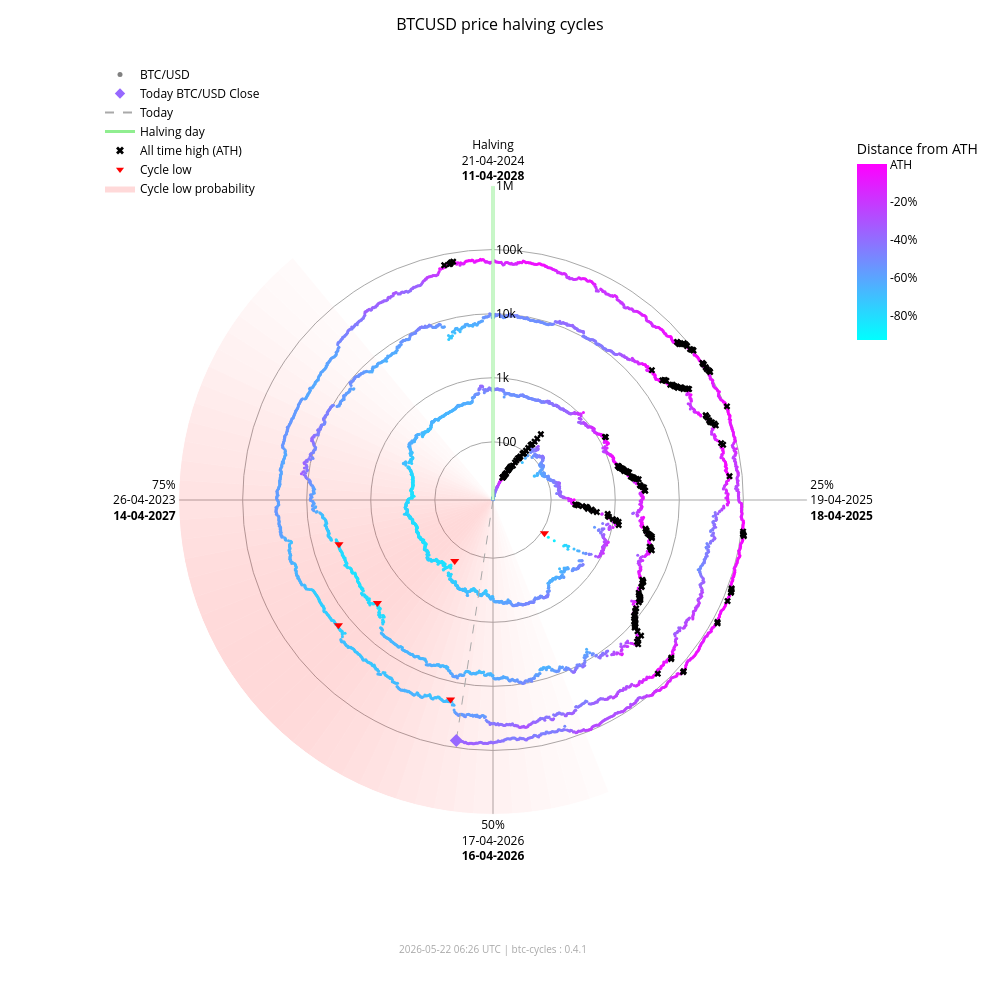

Notebook cell for this chart:
### Markdown cell above
### Interactive chart (plotly)

### Code cell
fig_interactive = btc.plot(
    kind="interactive",
    from_date="2012-11-28",
)
# plotly config for interactivity
config = {"scrollZoom": True, "displayModeBar": True}
# display in notebook
fig_interactive.show(config=config)

### Figure 1 — Plotly figure (JSON) as saved in the notebook; plotly's stock layout.template omitted (floating-point values rounded to 4 significant figures; data arrays with more than 128 entries replaced by an {"elided": "..."} marker saying what was removed)
{"data": [{"fill": "toself", "fillcolor": "rgba(255,0,0,0.017168280509461755)", "hoverinfo": "skip", "line": {"width": 0}, "mode": "lines", "r": [12.35, 1000000, 1000000, 12.35, 12.35], "showlegend": false, "theta": [158.4, 158.4, 162.0, 162.0, 158.4], "type": "scatterpolar"}, {"fill": "toself", "fillcolor": "rgba(255,0,0,0.022114794501891175)", "hoverinfo": "skip", "line": {"width": 0}, "mode": "lines", "r": [12.35, 1000000, 1000000, 12.35, 12.35], "showlegend": false, "theta": [162.0, 162.0, 165.6, 165.6, 162.0], "type": "scatterpolar"}, {"fill": "toself", "fillcolor": "rgba(255,0,0,0.02790404259511669)", "hoverinfo": "skip", "line": {"width": 0}, "mode": "lines", "r": [12.35, 1000000, 1000000, 12.35, 12.35], "showlegend": false, "theta": [165.6, 165.6, 169.2, 169.2, 165.6], "type": "scatterpolar"}, {"fill": "toself", "fillcolor": "rgba(255,0,0,0.034518294852420334)", "hoverinfo": "skip", "line": {"width": 0}, "mode": "lines", "r": [12.35, 1000000, 1000000, 12.35, 12.35], "showlegend": false, "theta": [169.2, 169.2, 172.8, 172.8, 169.2], "type": "scatterpolar"}, {"fill": "toself", "fillcolor": "rgba(255,0,0,0.041901979682821514)", "hoverinfo": "skip", "line": {"width": 0}, "mode": "lines", "r": [12.35, 1000000, 1000000, 12.35, 12.35], "showlegend": false, "theta": [172.8, 172.8, 176.4, 176.4, 172.8], "type": "scatterpolar"}, {"fill": "toself", "fillcolor": "rgba(255,0,0,0.04996405861294358)", "hoverinfo": "skip", "line": {"width": 0}, "mode": "lines", "r": [12.35, 1000000, 1000000, 12.35, 12.35], "showlegend": false, "theta": [176.4, 176.4, 180.0, 180.0, 176.4], "type": "scatterpolar"}, {"fill": "toself", "fillcolor": "rgba(255,0,0,0.05858349692240514)", "hoverinfo": "skip", "line": {"width": 0}, "mode": "lines", "r": [12.35, 1000000, 1000000, 12.35, 12.35], "showlegend": false, "theta": [180.0, 180.0, 183.6, 183.6, 180.0], "type": "scatterpolar"}, {"fill": "toself", "fillcolor": "rgba(255,0,0,0.06761662035375064)", "hoverinfo": "skip", "line": {"width": 0}, "mode": "lines", "r": [12.35, 1000000, 1000000, 12.35, 12.35], "showlegend": false, "theta": [183.6, 183.6, 187.2, 187.2, 183.6], "type": "scatterpolar"}, {"fill": "toself", "fillcolor": "rgba(255,0,0,0.07690481219944661)", "hoverinfo": "skip", "line": {"width": 0}, "mode": "lines", "r": [12.35, 1000000, 1000000, 12.35, 12.35], "showlegend": false, "theta": [187.2, 187.2, 190.8, 190.8, 187.2], "type": "scatterpolar"}, {"fill": "toself", "fillcolor": "rgba(255,0,0,0.08628112000611096)", "hoverinfo": "skip", "line": {"width": 0}, "mode": "lines", "r": [12.35, 1000000, 1000000, 12.35, 12.35], "showlegend": false, "theta": [190.8, 190.8, 194.4, 194.4, 190.8], "type": "scatterpolar"}, {"fill": "toself", "fillcolor": "rgba(255,0,0,0.09557490841018089)", "hoverinfo": "skip", "line": {"width": 0}, "mode": "lines", "r": [12.35, 1000000, 1000000, 12.35, 12.35], "showlegend": false, "theta": [194.4, 194.4, 198.0, 198.0, 194.4], "type": "scatterpolar"}, {"fill": "toself", "fillcolor": "rgba(255,0,0,0.10461455782963762)", "hoverinfo": "skip", "line": {"width": 0}, "mode": "lines", "r": [12.35, 1000000, 1000000, 12.35, 12.35], "showlegend": false, "theta": [198.0, 198.0, 201.6, 201.6, 198.0], "type": "scatterpolar"}, {"fill": "toself", "fillcolor": "rgba(255,0,0,0.11322908719652829)", "hoverinfo": "skip", "line": {"width": 0}, "mode": "lines", "r": [12.35, 1000000, 1000000, 12.35, 12.35], "showlegend": false, "theta": [201.6, 201.6, 205.2, 205.2, 201.6], "type": "scatterpolar"}, {"fill": "toself", "fillcolor": "rgba(255,0,0,0.12125015337052986)", "hoverinfo": "skip", "line": {"width": 0}, "mode": "lines", "r": [12.35, 1000000, 1000000, 12.35, 12.35], "showlegend": false, "theta": [205.2, 205.2, 208.8, 208.8, 205.2], "type": "scatterpolar"}, {"fill": "toself", "fillcolor": "rgba(255,0,0,0.12851590515331976)", "hoverinfo": "skip", "line": {"width": 0}, "mode": "lines", "r": [12.35, 1000000, 1000000, 12.35, 12.35], "showlegend": false, "theta": [208.8, 208.8, 212.4, 212.4, 208.8], "type": "scatterpolar"}, {"fill": "toself", "fillcolor": "rgba(255,0,0,0.13487757461161184)", "hoverinfo": "skip", "line": {"width": 0}, "mode": "lines", "r": [12.35, 1000000, 1000000, 12.35, 12.35], "showlegend": false, "theta": [212.4, 212.4, 216.0, 216.0, 212.4], "type": "scatterpolar"}, {"fill": "toself", "fillcolor": "rgba(255,0,0,0.14020862181849592)", "hoverinfo": "skip", "line": {"width": 0}, "mode": "lines", "r": [12.35, 1000000, 1000000, 12.35, 12.35], "showlegend": false, "theta": [216.0, 216.0, 219.6, 219.6, 216.0], "type": "scatterpolar"}, {"fill": "toself", "fillcolor": "rgba(255,0,0,0.14441504950654527)", "hoverinfo": "skip", "line": {"width": 0}, "mode": "lines", "r": [12.35, 1000000, 1000000, 12.35, 12.35], "showlegend": false, "theta": [219.6, 219.6, 223.2, 223.2, 219.6], "type": "scatterpolar"}, {"fill": "toself", "fillcolor": "rgba(255,0,0,0.14744459351271713)", "hoverinfo": "skip", "line": {"width": 0}, "mode": "lines", "r": [12.35, 1000000, 1000000, 12.35, 12.35], "showlegend": false, "theta": [223.2, 223.2, 226.8, 226.8, 223.2], "type": "scatterpolar"}, {"fill": "toself", "fillcolor": "rgba(255,0,0,0.14929223192296423)", "hoverinfo": "skip", "line": {"width": 0}, "mode": "lines", "r": [12.35, 1000000, 1000000, 12.35, 12.35], "showlegend": false, "theta": [226.8, 226.8, 230.4, 230.4, 226.8], "type": "scatterpolar"}, {"fill": "toself", "fillcolor": "rgba(255,0,0,0.15)", "hoverinfo": "skip", "line": {"width": 0}, "mode": "lines", "r": [12.35, 1000000, 1000000, 12.35, 12.35], "showlegend": false, "theta": [230.4, 230.4, 234.0, 234.0, 230.4], "type": "scatterpolar"}, {"fill": "toself", "fillcolor": "rgba(255,0,0,0.14965033825231114)", "hoverinfo": "skip", "line": {"width": 0}, "mode": "lines", "r": [12.35, 1000000, 1000000, 12.35, 12.35], "showlegend": false, "theta": [234.0, 234.0, 237.6, 237.6, 234.0], "type": "scatterpolar"}, {"fill": "toself", "fillcolor": "rgba(255,0,0,0.14835378057909807)", "hoverinfo": "skip", "line": {"width": 0}, "mode": "lines", "r": [12.35, 1000000, 1000000, 12.35, 12.35], "showlegend": false, "theta": [237.6, 237.6, 241.2, 241.2, 237.6], "type": "scatterpolar"}, {"fill": "toself", "fillcolor": "rgba(255,0,0,0.14623322283554635)", "hoverinfo": "skip", "line": {"width": 0}, "mode": "lines", "r": [12.35, 1000000, 1000000, 12.35, 12.35], "showlegend": false, "theta": [241.2, 241.2, 244.8, 244.8, 241.2], "type": "scatterpolar"}, {"fill": "toself", "fillcolor": "rgba(255,0,0,0.1434078538226231)", "hoverinfo": "skip", "line": {"width": 0}, "mode": "lines", "r": [12.35, 1000000, 1000000, 12.35, 12.35], "showlegend": false, "theta": [244.8, 244.8, 248.4, 248.4, 244.8], "type": "scatterpolar"}, {"fill": "toself", "fillcolor": "rgba(255,0,0,0.13997983179373427)", "hoverinfo": "skip", "line": {"width": 0}, "mode": "lines", "r": [12.35, 1000000, 1000000, 12.35, 12.35], "showlegend": false, "theta": [248.4, 248.4, 252.0, 252.0, 248.4], "type": "scatterpolar"}, {"fill": "toself", "fillcolor": "rgba(255,0,0,0.13602598258454268)", "hoverinfo": "skip", "line": {"width": 0}, "mode": "lines", "r": [12.35, 1000000, 1000000, 12.35, 12.35], "showlegend": false, "theta": [252.0, 252.0, 255.6, 255.6, 252.0], "type": "scatterpolar"}, {"fill": "toself", "fillcolor": "rgba(255,0,0,0.13159547355344953)", "hoverinfo": "skip", "line": {"width": 0}, "mode": "lines", "r": [12.35, 1000000, 1000000, 12.35, 12.35], "showlegend": false, "theta": [255.6, 255.6, 259.2, 259.2, 255.6], "type": "scatterpolar"}, {"fill": "toself", "fillcolor": "rgba(255,0,0,0.12671301775492697)", "hoverinfo": "skip", "line": {"width": 0}, "mode": "lines", "r": [12.35, 1000000, 1000000, 12.35, 12.35], "showlegend": false, "theta": [259.2, 259.2, 262.8, 262.8, 259.2], "type": "scatterpolar"}, {"fill": "toself", "fillcolor": "rgba(255,0,0,0.12138610149219965)", "hoverinfo": "skip", "line": {"width": 0}, "mode": "lines", "r": [12.35, 1000000, 1000000, 12.35, 12.35], "showlegend": false, "theta": [262.8, 262.8, 266.4, 266.4, 262.8], "type": "scatterpolar"}, {"fill": "toself", "fillcolor": "rgba(255,0,0,0.1156142551644921)", "hoverinfo": "skip", "line": {"width": 0}, "mode": "lines", "r": [12.35, 1000000, 1000000, 12.35, 12.35], "showlegend": false, "theta": [266.4, 266.4, 270.0, 270.0, 266.4], "type": "scatterpolar"}, {"fill": "toself", "fillcolor": "rgba(255,0,0,0.10939851441251548)", "hoverinfo": "skip", "line": {"width": 0}, "mode": "lines", "r": [12.35, 1000000, 1000000, 12.35, 12.35], "showlegend": false, "theta": [270.0, 270.0, 273.6, 273.6, 270.0], "type": "scatterpolar"}, {"fill": "toself", "fillcolor": "rgba(255,0,0,0.10274974912946185)", "hoverinfo": "skip", "line": {"width": 0}, "mode": "lines", "r": [12.35, 1000000, 1000000, 12.35, 12.35], "showlegend": false, "theta": [273.6, 273.6, 277.2, 277.2, 273.6], "type": "scatterpolar"}, {"fill": "toself", "fillcolor": "rgba(255,0,0,0.09569517349791425)", "hoverinfo": "skip", "line": {"width": 0}, "mode": "lines", "r": [12.35, 1000000, 1000000, 12.35, 12.35], "showlegend": false, "theta": [277.2, 277.2, 280.8, 280.8, 277.2], "type": "scatterpolar"}, {"fill": "toself", "fillcolor": "rgba(255,0,0,0.08828282625646727)", "hoverinfo": "skip", "line": {"width": 0}, "mode": "lines", "r": [12.35, 1000000, 1000000, 12.35, 12.35], "showlegend": false, "theta": [280.8, 280.8, 284.4, 284.4, 280.8], "type": "scatterpolar"}, {"fill": "toself", "fillcolor": "rgba(255,0,0,0.08058400018765345)", "hoverinfo": "skip", "line": {"width": 0}, "mode": "lines", "r": [12.35, 1000000, 1000000, 12.35, 12.35], "showlegend": false, "theta": [284.4, 284.4, 288.0, 288.0, 284.4], "type": "scatterpolar"}, {"fill": "toself", "fillcolor": "rgba(255,0,0,0.07269354608292704)", "hoverinfo": "skip", "line": {"width": 0}, "mode": "lines", "r": [12.35, 1000000, 1000000, 12.35, 12.35], "showlegend": false, "theta": [288.0, 288.0, 291.6, 291.6, 288.0], "type": "scatterpolar"}, {"fill": "toself", "fillcolor": "rgba(255,0,0,0.06472784449068783)", "hoverinfo": "skip", "line": {"width": 0}, "mode": "lines", "r": [12.35, 1000000, 1000000, 12.35, 12.35], "showlegend": false, "theta": [291.6, 291.6, 295.2, 295.2, 291.6], "type": "scatterpolar"}, {"fill": "toself", "fillcolor": "rgba(255,0,0,0.05682021976743955)", "hoverinfo": "skip", "line": {"width": 0}, "mode": "lines", "r": [12.35, 1000000, 1000000, 12.35, 12.35], "showlegend": false, "theta": [295.2, 295.2, 298.8, 298.8, 295.2], "type": "scatterpolar"}, {"fill": "toself", "fillcolor": "rgba(255,0,0,0.04911378436707333)", "hoverinfo": "skip", "line": {"width": 0}, "mode": "lines", "r": [12.35, 1000000, 1000000, 12.35, 12.35], "showlegend": false, "theta": [298.8, 298.8, 302.4, 302.4, 298.8], "type": "scatterpolar"}, {"fill": "toself", "fillcolor": "rgba(255,0,0,0.04175213714896469)", "hoverinfo": "skip", "line": {"width": 0}, "mode": "lines", "r": [12.35, 1000000, 1000000, 12.35, 12.35], "showlegend": false, "theta": [302.4, 302.4, 306.0, 306.0, 302.4], "type": "scatterpolar"}, {"fill": "toself", "fillcolor": "rgba(255,0,0,0.034868865657538876)", "hoverinfo": "skip", "line": {"width": 0}, "mode": "lines", "r": [12.35, 1000000, 1000000, 12.35, 12.35], "showlegend": false, "theta": [306.0, 306.0, 309.6, 309.6, 306.0], "type": "scatterpolar"}, {"fill": "toself", "fillcolor": "rgba(255,0,0,0.02857722515334582)", "hoverinfo": "skip", "line": {"width": 0}, "mode": "lines", "r": [12.35, 1000000, 1000000, 12.35, 12.35], "showlegend": false, "theta": [309.6, 309.6, 313.2, 313.2, 309.6], "type": "scatterpolar"}, {"fill": "toself", "fillcolor": "rgba(255,0,0,0.022961515313555197)", "hoverinfo": "skip", "line": {"width": 0}, "mode": "lines", "r": [12.35, 1000000, 1000000, 12.35, 12.35], "showlegend": false, "theta": [313.2, 313.2, 316.8, 316.8, 313.2], "type": "scatterpolar"}, {"fill": "toself", "fillcolor": "rgba(255,0,0,0.01807146942917362)", "hoverinfo": "skip", "line": {"width": 0}, "mode": "lines", "r": [12.35, 1000000, 1000000, 12.35, 12.35], "showlegend": false, "theta": [316.8, 316.8, 320.4, 320.4, 316.8], "type": "scatterpolar"}, {"hoverinfo": "text", "marker": {"color": {"elided": "4924 str values"}, "size": 3}, "mode": "markers", "r": {"elided": "4924 float values"}, "showlegend": false, "text": {"elided": "4924 str values"}, "theta": {"elided": "4924 float values"}, "type": "scatterpolar"}, {"hoverinfo": "skip", "line": {"color": "lightgreen", "width": 3}, "mode": "lines", "r": [12.35, 1000000], "showlegend": false, "theta": [0, 0], "type": "scatterpolar"}, {"hoverinfo": "skip", "line": {"color": "darkgrey", "dash": "dash", "width": 1}, "mode": "lines", "r": [12.35, 77370.0], "showlegend": false, "theta": [188.7, 188.7], "type": "scatterpolar"}, {"hoverinfo": "text", "marker": {"color": "#9768ff", "size": 10, "symbol": "diamond"}, "mode": "markers", "r": [77370.0], "showlegend": false, "text": ["Today<br>Date: 2026-05-22<br>Price: $77,370.27"], "theta": [188.7], "type": "scatterpolar"}, {"hoverinfo": "text", "marker": {"color": "black", "size": 6, "symbol": "x"}, "mode": "markers", "r": {"elided": "195 float values"}, "showlegend": false, "text": {"elided": "195 str values"}, "theta": {"elided": "195 float values"}, "type": "scatterpolar"}, {"hoverinfo": "text", "marker": {"color": "red", "size": 8, "symbol": "triangle-down"}, "mode": "markers", "r": [111.6, 164.9, 3233.0, 3925.0, 18950.0, 15760.0], "showlegend": false, "text": ["Cycle Low<br>Date: 2014-02-21<br>Price: $111.56<br>ATH distance: -91.0%", "Cycle Low<br>Date: 2015-01-14<br>Price: $164.92<br>ATH distance: -86.7%", "Cycle Low<br>Date: 2018-12-15<br>Price: $3,232.51<br>ATH distance: -83.3%", "Cycle Low<br>Date: 2019-03-25<br>Price: $3,924.55<br>ATH distance: -79.7%", "Cycle Low<br>Date: 2022-06-18<br>Price: $18,954.25<br>ATH distance: -71.9%", "Cycle Low<br>Date: 2022-11-21<br>Price: $15,760.19<br>ATH distance: -76.7%"], "theta": [122.8, 212.1, 228.3, 254.0, 192.0, 231.0], "type": "scatterpolar"}, {"marker": {"color": "grey", "size": 5}, "mode": "markers", "name": "BTC/USD", "r": [null], "theta": [null], "type": "scatterpolar"}, {"marker": {"color": "#9768ff", "size": 8, "symbol": "diamond"}, "mode": "markers", "name": "Today BTC/USD Close", "r": [null], "theta": [null], "type": "scatterpolar"}, {"line": {"color": "darkgrey", "dash": "dash"}, "mode": "lines", "name": "Today", "r": [null], "theta": [null], "type": "scatterpolar"}, {"line": {"color": "lightgreen", "width": 3}, "mode": "lines", "name": "Halving day", "r": [null], "theta": [null], "type": "scatterpolar"}, {"marker": {"color": "black", "size": 7, "symbol": "x"}, "mode": "markers", "name": "All time high (ATH)", "r": [null], "theta": [null], "type": "scatterpolar"}, {"marker": {"color": "red", "size": 7, "symbol": "triangle-down"}, "mode": "markers", "name": "Cycle low", "r": [null], "theta": [null], "type": "scatterpolar"}, {"fill": "toself", "fillcolor": "rgba(255,0,0,0.15)", "line": {"width": 0}, "mode": "lines", "name": "Cycle low probability", "r": [null], "theta": [null], "type": "scatterpolar"}, {"hoverinfo": "skip", "marker": {"cmax": 0, "cmin": -0.9307, "color": [0], "colorbar": {"len": 0.25, "ticktext": ["ATH", "-20%", "-40%", "-60%", "-80%", "-100%"], "tickvals": [0, -0.2, -0.4, -0.6, -0.8, -1.0], "title": {"text": "Distance from ATH"}, "x": 0.95, "y": 0.92, "yanchor": "top"}, "colorscale": {"elided": "256x2 mixed values"}, "showscale": true, "size": 0}, "mode": "markers", "r": [null], "showlegend": false, "theta": [null], "type": "scatterpolar"}], "layout": {"annotations": [{"font": {"color": "darkgrey", "size": 10}, "showarrow": false, "text": "2026-05-22 06:26 UTC | btc-cycles : 0.4.1", "x": 0.5, "xref": "paper", "y": -0.02, "yref": "paper"}], "font": {"color": "black"}, "height": 1000, "legend": {"bgcolor": "rgba(0,0,0,0)", "font": {"color": "black"}, "x": 0.0, "y": 1.0}, "margin": {"b": 60, "l": 100, "r": 80, "t": 60}, "paper_bgcolor": "white", "plot_bgcolor": "white", "polar": {"angularaxis": {"color": "black", "direction": "clockwise", "gridcolor": "darkgrey", "rotation": 90, "ticktext": ["Halving<br>21-04-2024<br><b>11-04-2028</b>", "25%<br>19-04-2025<br><b>18-04-2025</b>", "50%<br>17-04-2026<br><b>16-04-2026</b>", "75%<br>26-04-2023<br><b>14-04-2027</b>"], "tickvals": [0, 90, 180, 270]}, "bgcolor": "white", "domain": {"x": [0.1, 0.9], "y": [0.05, 0.95]}, "radialaxis": {"angle": 90, "color": "black", "gridcolor": "darkgrey", "range": [1.092, 6.0], "tickangle": 90, "ticktext": ["100", "1k", "10k", "100k", "1M"], "tickvals": [100, 1000, 10000, 100000, 1000000], "type": "log"}}, "title": {"font": {"color": "black", "size": 16}, "text": "BTCUSD price halving cycles", "x": 0.5}, "width": 1000}}
